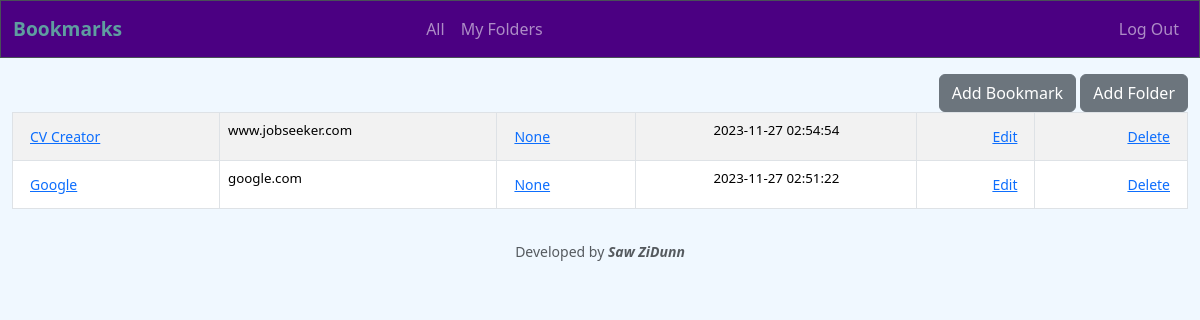
The page / (signed in) on the database its author committed.
### tables this page shows
CREATE TABLE bookmarks (
    id INTEGER PRIMARY KEY AUTOINCREMENT NOT NULL,
    name TEXT NOT NULL,
    url TEXT NOT NULL,
    folder_id INTEGER DEFAULT NULL,
    user_id INTEGER NOT NULL,
    time DATETIME NOT NULL,
    FOREIGN KEY (folder_id) REFERENCES folders(id),
    FOREIGN KEY (user_id) REFERENCES users(id)
);

CREATE TABLE folders ( id INTEGER PRIMARY KEY AUTOINCREMENT,
    user_id INTEGER NOT NULL,
    name TEXT NOT NULL,
    time DATETIME NOT NULL,
    FOREIGN KEY (user_id) REFERENCES users(id)
);

### app.py (the view)
@app.route("/", methods=["GET", "POST"])
@login_required
def index():
    bookmarks: list = db.execute(
        "SELECT name, url, id, folder_id, time FROM bookmarks WHERE user_id=? ORDER BY time DESC",
        session["user_id"])
    for dic in bookmarks:
        dic["folder_name"] = db.execute("SELECT name FROM folders WHERE id=? and user_id=?", dic["folder_id"], session["user_id"])[0]["name"]
        del dic['folder_id']
    if request.form.get("specific"):
        bookmarks = [bookmark for bookmark in bookmarks if bookmark["folder_name"] == request.form.get("specific")]
    return render_template("index.html", bookmarks=bookmarks)

### app.py (called while the page is built)
@app.after_request
def after_request(response):
    response.headers["Cache-Control"] = "no-cache, no-store, must-revalidate"
    response.headers["Expires"] = 0
    response.headers["Pragma"] = "no-cache"
    return response

### helpers.py (called while the page is built)
def login_required(f):
    @wraps(f)
    def decorated_function(*args, **kwargs):
        if session.get("user_id") is None:
            return redirect("/login")
        return f(*args, **kwargs)
    return decorated_function

def shorten_url(long_url):
    pattern = re.compile(r'(?:https?://)?([a-zA-Z0-9.-]+)')
    match = pattern.match(long_url)
    base_home_page = match.group(1) if match else None
    return base_home_page

### templates/index.html (shortened to what this page needs)
{% extends "layout.html" %}
{% block main %}
    <table class="table table-striped table-bordered" style="font-size: smaller">
        <tbody>
            {% for bookmark in bookmarks %}
                <tr>
                    <td class="text-start">
                        <button  class="btn btn-link btn-sm" onclick="goto('{{ bookmark.url }}')" >{{ bookmark.name }}</button>
                    </td>
                    <td class="text-start">{{ bookmark.url|shorten_url }}</td>
                    <td class="text-start">
                        <form action="/" method="post">
                            <button  class="btn btn-link btn-sm" type="submit">{{ bookmark.folder_name }}</button>
                        </form>
                    </td>
                    <td>{{ bookmark.time }}</td>
                    <td class="text-end">
                        <button type="button" data-bs-toggle="modal"
                        data-bs-target="#edit_bookmark_{{ loop.index }}" class="btn btn-link btn-sm">Edit</button>
                    </td>
                    <td class="text-end">
                        <button type="button" data-bs-toggle="modal"
                        data-bs-target="#delete_bookmark_{{ loop.index }}" class="btn btn-link btn-sm">Delete</button>
                    </td>
                </tr>
            {% endfor %}
        </tbody>
    </table>
{% endblock %}

### static/style.css (style rules this page uses)
body { background-color: aliceblue; }

### rows shown on the page
bookmarks: name "CV Creator", url|shorten_url "www.jobseeker.com", folder_name "None", time "2023-11-27 02:54:54"
bookmarks: name "Google", url|shorten_url "google.com", folder_name "None", time "2023-11-27 02:51:22"
